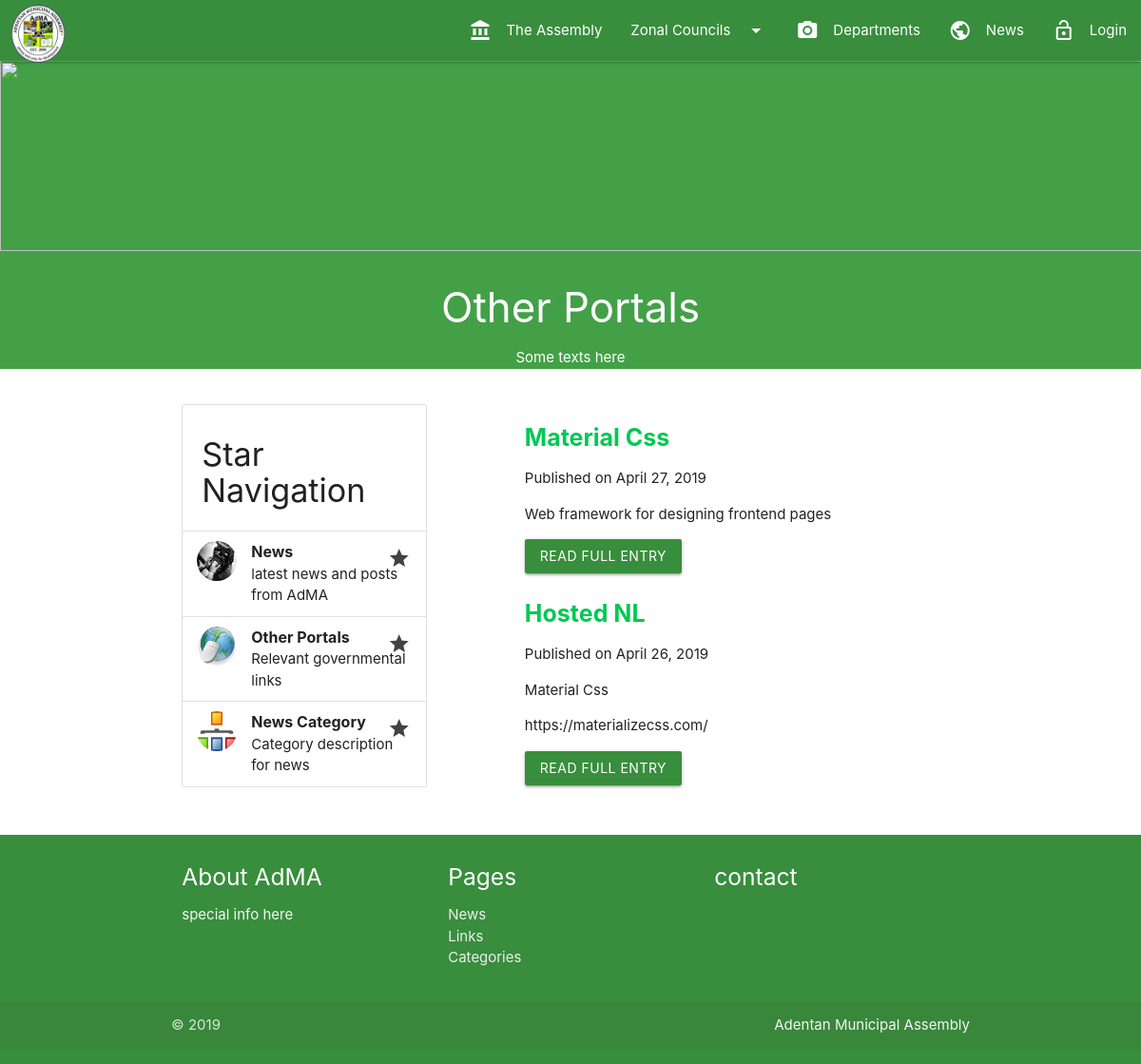
/links/, run on the app's committed database.
### weblog/models.py (models this page shows, shortened)
class Link(models.Model):
    title = models.CharField(max_length=250)
    description = models.TextField(
        blank=True, help_text='A brief description of the URL/Link. Optional.')
    description_html = models.TextField(
        editable=True, blank=True, help_text='A brief description of the URL/Link. Optional.')
    url = models.URLField('URL', unique=True)
    via_name = models.CharField('Via', max_length=250, blank=True,
                                help_text='The name of the person whose site you spotted the link on. Optional.')
    via_url = models.URLField(
        'Via URL', blank=True, help_text='The URL of the site where you spotted the link. Optional.')
    enable_comments = models.BooleanField(default=True)
    post_elsewWhere = models.BooleanField(
        'Post to admagovgh.herokuapp.com', default=True, help_text='If checked, this link will be posted both to your weblog.')
    posted_by = models.ForeignKey(User, on_delete=models.CASCADE)
    pub_date = models.DateTimeField(default=datetime.datetime.now)
    slug = models.SlugField(unique_for_date='pub_date',
                            help_text='Must be unique for the publication date.')
    tags = TagField()
    class Meta:
        ordering = ['-pub_date']
    def get_absolute_url(self):
        return '/links_detail/%s' % self.id

### weblog/views.py (the view)
# urls.py: path('links/', views.links, name='links'),
def links(request):
    link_list = Link.objects.all()
    paginator = Paginator(link_list, 5)
    page = request.GET.get('page',1)
    try:
        link = paginator.page(page)
    except PageNotAnInteger:
        link = paginator.page(1)
    except EmptyPage:
        link = paginator.page(paginator.num_pages)
    context = {'link_list': link_list, 'link': link}
    return render(request, 'weblog/link_list.html', context)

### templates/weblog/link_list.html (shortened to what this page needs)
{% extends 'base.html' %}
{% load static %}
{% load i18n static %}
{% block body %}
{% block content %}
<div class="col s12 m12">
	<div class="white-text center" style="background-color: #43a047;">
		<img class="responsive-img" src="{% static 'img/projects/adma8.jpg' %}" style="width: 1800px; height: 200px;">
		<h3>Other Portals</h3>
		<p>Some texts here</p>
	</div>
</div>
<section class="section white lighten-4">
	<div class="container">
		<div class="row">
			<div class="col s12 m4">
				<ul class="collection with-header">
					<li class="collection-header"><h4>Star Navigation</h4></li>
					<li class="collection-item avatar">
						<img src="{% static 'img/collections/adma1.jpg' %}" alt="" class="circle">
					      <span class="title"><strong><b>News</b></strong></span>
					      <p>latest news and posts from AdMA</p>
						<a class="grey-text text-darken-3 secondary-content" href="{% url 'weblog:entries_index' %}"><i class="material-icons">grade</i></a>
					</li>
					<li class="collection-item avatar">
						<img src="{% static 'img/collections/adma2.png' %}" alt="" class="circle">
					      <span class="title"><strong><b>Other Portals</b></strong></span>
					      <p>Relevant governmental links</p>
						<a class="grey-text text-darken-3 secondary-content" href="{% url 'weblog:links' %}"><i class="material-icons">grade</i></a>
					</li>
					<li class="collection-item avatar">
						<img src="{% static 'img/collections/adma3.png' %}" alt="" class="circle">
						<span class="title"><strong><b>News Category</b></strong></span>
					      <p>Category description for news</p>
						<a class="grey-text text-darken-3 secondary-content" href="{% url 'weblog:categories' %}"><i class="material-icons">grade</i></a>
					</li>
				</ul>
			</div>
			<div class="col s12 m8">
					<div class="container">
						{% for link in link_list %}
							<h3 class="title" style="font-size: 25px;">
								<a href="{{ link.get_absolute_url }}"  style="color: #00c853; ">
									<b>{{ link.title }}</b></a>
						<p>Published on {{ link.pub_date|date:"F j, Y" }}</p>
						{% if link.via_url %}
							<p>{{ link.via_name|safe }}</p>
							<p>{{ link.via_url}}</p>
						{% else %}
							<p>{{ link.description_html|truncatewords_html:"50"|safe }}</p>
						{% endif %}
							<p><a href="{{ link.get_absolute_url }}" class="btn waves-effect green darken-2">Read full entry</a></p>
						{% empty %}
							<p class="text">Sorry! No links available.</p>
						{% endfor %}
					</div>
				</div>
			</div>
</section>
{% endblock %}
{% endblock %}

### templates/base.html (shortened to what this page needs)
{% load static %}
<!DOCTYPE html>
<html>
<head>
    <link rel="stylesheet" href="{% static 'css/materialize.min.css' %}" media="screen,projection">
    <link rel="stylesheet" href="https://use.fontawesome.com/releases/v5.8.1/css/all.css">
    <link rel="stylesheet" href="{% static 'css/style.css' %}" media="screen,projection">
</head>
<body id="home" class="scrollspy">
	 <div class="navbar-fixed">
	 	<nav role='navigation' class="green darken-2">
		    <div class="nav-wrapper">
		      <a href="/" class="brand-logo"><img id="logo-container" src="{% static 'img/adentan.png' %}" width="80px" height="70px"></a>
		      <ul class="right hide-on-med-and-down">
		        <li><a href="{% url 'dashboard:assembly' %}"><i class="material-icons left">account_balance</i>The Assembly</a></li>
		        <li><a href="#" class="dropdown-trigger" data-target="dropdown1"><i class="material-icons right">arrow_drop_down</i>Zonal Councils</a></li>
		        <li><a href="#"><i class="material-icons left">photo_camera</i>Departments</a></li>
		        <li><a href="{% url 'weblog:entries_index' %}"><i class="material-icons left">public</i>News</a></li>
		        {% if user.is_authenticated %}
			    	<li><a class="profile-data-name"><i class="material-icons left">person</i>{{ user.username }}</a></li>
			    	<li><a href="{% url 'accounts:user_logout' %}"><i class="material-icons left">lock_outline</i>Logout</a></li>
			    {% else %}
			    	<li><a href="{% url 'accounts:login_now' %}"><i class="material-icons left">lock_open</i>Login</a></li>
			    {% endif %}
		      </ul>
		    </div>
	  </nav>
	</div>
	<div>
	{% block body %}{% endblock %}
	</div>
	<footer class="section page-footer green darken-2">
		<div class="container">
			<div class="row">
				<div class="col m4 l4 s12">
					<h5 class="white-text">About AdMA</h5>
					<p class="grey-text text-lighten-4">special info here</p>
				</div>
				<div class="col m4 l4 s12">
					<h5 class="white-text">Pages</h5>
					<ul>
						<li><a class="grey-text text-lighten-3" href="{% url 'weblog:entries_index' %}">News</a></li>
						<li><a class="grey-text text-lighten-3" href="{% url 'weblog:links' %}">Links</a></li>
						<li><a class="grey-text text-lighten-3" href="{% url 'weblog:categories' %}">Categories</a></li>
					</ul>
				</div>
				<div class="col m4 l4 s12">
					<h5 class="white-text">contact</h5>
				</div>
			</div>
		</div>
		<div class="footer-copyright">
			<div class="container">
				&copy; {% now "Y" %}
				<a href="/" class="grey-text text-lighten-4 right">Adentan Municipal Assembly</a>
			</div>
		</div>
	</footer>
</body>
</html>

### data on the page
Link: title "Material Css", pub_date "April 27, 2019", description_html "Web framework for designing frontend pages"
Link: title "Hosted NL", pub_date "April 26, 2019", via_name "Material Css", via_url "https://materializecss.com/"
